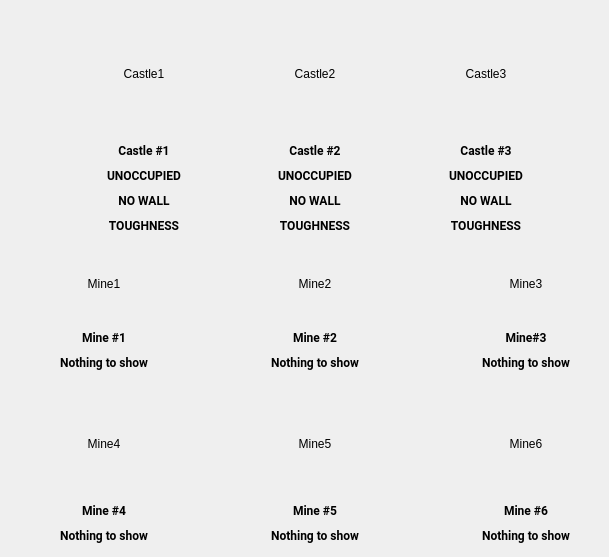
    <widget class="QWidget" name="mapTabPage">
     <property name="enabled">
      <bool>true</bool>
     </property>
     <property name="toolTip">
      <string/>
     </property>
     <property name="statusTip">
      <string/>
     </property>
     <property name="styleSheet">
      <string notr="true"/>
     </property>
     <attribute name="title">
      <string>Map</string>
     </attribute>
     <widget class="QLabel" name="castle1">
      <property name="geometry">
       <rect>
        <x>80</x>
        <y>10</y>
        <width>128</width>
        <height>128</height>
       </rect>
      </property>
      <property name="styleSheet">
       <string notr="true"/>
      </property>
      <property name="text">
       <string>Castle1</string>
      </property>
      <property name="alignment">
       <set>Qt::AlignCenter</set>
      </property>
     </widget>
     <widget class="QLabel" name="castle2">
      <property name="geometry">
       <rect>
        <x>251</x>
        <y>10</y>
        <width>128</width>
        <height>128</height>
       </rect>
      </property>
      <property name="styleSheet">
       <string notr="true"/>
      </property>
      <property name="text">
       <string>Castle2</string>
      </property>
      <property name="alignment">
       <set>Qt::AlignCenter</set>
      </property>
     </widget>
     <widget class="QLabel" name="castle3">
      <property name="geometry">
       <rect>
        <x>422</x>
        <y>10</y>
        <width>128</width>
        <height>128</height>
       </rect>
      </property>
      <property name="styleSheet">
       <string notr="true"/>
      </property>
      <property name="text">
       <string>Castle3</string>
      </property>
      <property name="alignment">
       <set>Qt::AlignCenter</set>
      </property>
     </widget>
     <widget class="QLabel" name="mine1">
      <property name="geometry">
       <rect>
        <x>40</x>
        <y>220</y>
        <width>128</width>
        <height>128</height>
       </rect>
      </property>
      <property name="styleSheet">
       <string notr="true"/>
      </property>
      <property name="text">
       <string>Mine1</string>
      </property>
      <property name="alignment">
       <set>Qt::AlignCenter</set>
      </property>
     </widget>
     <widget class="QLabel" name="mine4">
      <property name="geometry">
       <rect>
        <x>40</x>
        <y>380</y>
        <width>128</width>
        <height>128</height>
       </rect>
      </property>
      <property name="styleSheet">
       <string notr="true"/>
      </property>
      <property name="text">
       <string>Mine4</string>
      </property>
      <property name="alignment">
       <set>Qt::AlignCenter</set>
      </property>
     </widget>
     <widget class="QLabel" name="mine2">
      <property name="geometry">
       <rect>
        <x>251</x>
        <y>220</y>
        <width>128</width>
        <height>128</height>
       </rect>
      </property>
      <property name="styleSheet">
       <string notr="true"/>
      </property>
      <property name="text">
       <string>Mine2</string>
      </property>
      <property name="alignment">
       <set>Qt::AlignCenter</set>
      </property>
     </widget>
     <widget class="QLabel" name="mine5">
      <property name="geometry">
       <rect>
        <x>251</x>
        <y>380</y>
        <width>128</width>
        <height>128</height>
       </rect>
      </property>
      <property name="styleSheet">
       <string notr="true"/>
      </property>
      <property name="text">
       <string>Mine5</string>
      </property>
      <property name="alignment">
       <set>Qt::AlignCenter</set>
      </property>
     </widget>
     <widget class="QLabel" name="mine6">
      <property name="geometry">
       <rect>
        <x>462</x>
        <y>380</y>
        <width>128</width>
        <height>128</height>
       </rect>
      </property>
      <property name="styleSheet">
       <string notr="true"/>
      </property>
      <property name="text">
       <string>Mine6</string>
      </property>
      <property name="alignment">
       <set>Qt::AlignCenter</set>
      </property>
     </widget>
     <widget class="QLabel" name="mine3">
      <property name="geometry">
       <rect>
        <x>462</x>
        <y>220</y>
        <width>128</width>
        <height>128</height>
       </rect>
      </property>
      <property name="styleSheet">
       <string notr="true"/>
      </property>
      <property name="text">
       <string>Mine3</string>
      </property>
      <property name="alignment">
       <set>Qt::AlignCenter</set>
      </property>
     </widget>
     <widget class="QLabel" name="textCastle1">
      <property name="geometry">
       <rect>
        <x>80</x>
        <y>138</y>
        <width>128</width>
        <height>25</height>
       </rect>
      </property>
      <property name="font">
       <font>
        <family>Roboto</family>
        <pointsize>9</pointsize>
        <weight>75</weight>
        <italic>false</italic>
        <bold>true</bold>
       </font>
      </property>
      <property name="text">
       <string>Castle #1</string>
      </property>
      <property name="alignment">
       <set>Qt::AlignCenter</set>
      </property>
     </widget>
     <widget class="QLabel" name="textCastle2">
      <property name="geometry">
       <rect>
        <x>251</x>
        <y>138</y>
        <width>128</width>
        <height>25</height>
       </rect>
      </property>
      <property name="font">
       <font>
        <family>Roboto</family>
        <pointsize>9</pointsize>
        <weight>75</weight>
        <italic>false</italic>
        <bold>true</bold>
       </font>
      </property>
      <property name="text">
       <string>Castle #2</string>
      </property>
      <property name="alignment">
       <set>Qt::AlignCenter</set>
      </property>
     </widget>
     <widget class="QLabel" name="textCastle3">
      <property name="geometry">
       <rect>
        <x>422</x>
        <y>138</y>
        <width>128</width>
        <height>25</height>
       </rect>
      </property>
      <property name="font">
       <font>
        <family>Roboto</family>
        <pointsize>9</pointsize>
        <weight>75</weight>
        <italic>false</italic>
        <bold>true</bold>
       </font>
      </property>
      <property name="text">
       <string>Castle #3</string>
      </property>
      <property name="alignment">
       <set>Qt::AlignCenter</set>
      </property>
     </widget>
     <widget class="QLabel" name="textMine1">
      <property name="geometry">
       <rect>
        <x>40</x>
        <y>325</y>
        <width>128</width>
        <height>25</height>
       </rect>
      </property>
      <property name="font">
       <font>
        <family>Roboto</family>
        <pointsize>9</pointsize>
        <weight>75</weight>
        <italic>false</italic>
        <bold>true</bold>
       </font>
      </property>
      <property name="text">
       <string>Mine #1</string>
      </property>
      <property name="alignment">
       <set>Qt::AlignCenter</set>
      </property>
     </widget>
     <widget class="QLabel" name="textMine4">
      <property name="geometry">
       <rect>
        <x>40</x>
        <y>498</y>
        <width>128</width>
        <height>25</height>
       </rect>
      </property>
      <property name="font">
       <font>
        <family>Roboto</family>
        <pointsize>9</pointsize>
        <weight>75</weight>
        <italic>false</italic>
        <bold>true</bold>
       </font>
      </property>
      <property name="text">
       <string>Mine #4</string>
      </property>
      <property name="alignment">
       <set>Qt::AlignCenter</set>
      </property>
     </widget>
     <widget class="QLabel" name="textMine6">
      <property name="geometry">
       <rect>
        <x>462</x>
        <y>498</y>
        <width>128</width>
        <height>25</height>
       </rect>
      </property>
      <property name="font">
       <font>
        <family>Roboto</family>
        <pointsize>9</pointsize>
        <weight>75</weight>
        <italic>false</italic>
        <bold>true</bold>
       </font>
      </property>
      <property name="text">
       <string>Mine #6</string>
      </property>
      <property name="alignment">
       <set>Qt::AlignCenter</set>
      </property>
     </widget>
     <widget class="QLabel" name="textMine3">
      <property name="geometry">
       <rect>
        <x>462</x>
        <y>325</y>
        <width>128</width>
        <height>25</height>
       </rect>
      </property>
      <property name="font">
       <font>
        <family>Roboto</family>
        <pointsize>9</pointsize>
        <weight>75</weight>
        <italic>false</italic>
        <bold>true</bold>
       </font>
      </property>
      <property name="text">
       <string>Mine#3</string>
      </property>
      <property name="alignment">
       <set>Qt::AlignCenter</set>
      </property>
     </widget>
     <widget class="QLabel" name="textMine5">
      <property name="geometry">
       <rect>
        <x>251</x>
        <y>498</y>
        <width>128</width>
        <height>25</height>
       </rect>
      </property>
      <property name="font">
       <font>
        <family>Roboto</family>
        <pointsize>9</pointsize>
        <weight>75</weight>
        <italic>false</italic>
        <bold>true</bold>
       </font>
      </property>
      <property name="text">
       <string>Mine #5</string>
      </property>
      <property name="alignment">
       <set>Qt::AlignCenter</set>
      </property>
     </widget>
     <widget class="QLabel" name="textMine2">
      <property name="geometry">
       <rect>
        <x>251</x>
        <y>325</y>
        <width>128</width>
        <height>25</height>
       </rect>
      </property>
      <property name="font">
       <font>
        <family>Roboto</family>
        <pointsize>9</pointsize>
        <weight>75</weight>
        <italic>false</italic>
        <bold>true</bold>
       </font>
      </property>
      <property name="text">
       <string>Mine #2</string>
      </property>
      <property name="alignment">
       <set>Qt::AlignCenter</set>
      </property>
     </widget>
     <widget class="QLabel" name="labelStatusCst1">
      <property name="geometry">
       <rect>
        <x>80</x>
        <y>163</y>
        <width>128</width>
        <height>25</height>
       </rect>
      </property>
      <property name="font">
       <font>
        <family>Roboto</family>
        <pointsize>9</pointsize>
        <weight>75</weight>
        <italic>false</italic>
        <bold>true</bold>
       </font>
      </property>
      <property name="text">
       <string>UNOCCUPIED</string>
      </property>
      <property name="alignment">
       <set>Qt::AlignCenter</set>
      </property>
     </widget>
     <widget class="QLabel" name="labelStatusCst2">
      <property name="geometry">
       <rect>
        <x>251</x>
        <y>163</y>
        <width>128</width>
        <height>25</height>
       </rect>
      </property>
      <property name="font">
       <font>
        <family>Roboto</family>
        <pointsize>9</pointsize>
        <weight>75</weight>
        <italic>false</italic>
        <bold>true</bold>
       </font>
      </property>
      <property name="text">
       <string>UNOCCUPIED</string>
      </property>
      <property name="alignment">
       <set>Qt::AlignCenter</set>
      </property>
     </widget>
     <widget class="QLabel" name="labelStatusCst3">
      <property name="geometry">
       <rect>
        <x>422</x>
        <y>163</y>
        <width>128</width>
        <height>25</height>
       </rect>
      </property>
      <property name="font">
       <font>
        <family>Roboto</family>
        <pointsize>9</pointsize>
        <weight>75</weight>
        <italic>false</italic>
        <bold>true</bold>
       </font>
      </property>
      <property name="text">
       <string>UNOCCUPIED</string>
      </property>
      <property name="alignment">
       <set>Qt::AlignCenter</set>
      </property>
     </widget>
     <widget class="QLabel" name="labelWallCst1">
      <property name="geometry">
       <rect>
        <x>80</x>
        <y>188</y>
        <width>128</width>
        <height>25</height>
       </rect>
      </property>
      <property name="font">
       <font>
        <family>Roboto</family>
        <pointsize>9</pointsize>
        <weight>75</weight>
        <italic>false</italic>
        <bold>true</bold>
       </font>
      </property>
      <property name="text">
       <string>NO WALL</string>
      </property>
      <property name="alignment">
       <set>Qt::AlignCenter</set>
      </property>
     </widget>
     <widget class="QLabel" name="labelWallCst2">
      <property name="geometry">
       <rect>
        <x>251</x>
        <y>188</y>
        <width>128</width>
        <height>25</height>
       </rect>
      </property>
      <property name="font">
       <font>
        <family>Roboto</family>
        <pointsize>9</pointsize>
        <weight>75</weight>
        <italic>false</italic>
        <bold>true</bold>
       </font>
      </property>
      <property name="text">
       <string>NO WALL</string>
      </property>
      <property name="alignment">
       <set>Qt::AlignCenter</set>
      </property>
     </widget>
     <widget class="QLabel" name="labelWallCst3">
      <property name="geometry">
       <rect>
        <x>422</x>
        <y>188</y>
        <width>128</width>
        <height>25</height>
       </rect>
      </property>
      <property name="font">
       <font>
        <family>Roboto</family>
        <pointsize>9</pointsize>
        <weight>75</weight>
        <italic>false</italic>
        <bold>true</bold>
       </font>
      </property>
      <property name="text">
       <string>NO WALL</string>
      </property>
      <property name="alignment">
       <set>Qt::AlignCenter</set>
      </property>
     </widget>
     <widget class="QLabel" name="labelResMine1">
      <property name="geometry">
       <rect>
        <x>30</x>
        <y>350</y>
        <width>148</width>
        <height>25</height>
       </rect>
      </property>
      <property name="font">
       <font>
        <family>Roboto</family>
        <pointsize>9</pointsize>
        <weight>75</weight>
        <italic>false</italic>
        <bold>true</bold>
       </font>
      </property>
      <property name="text">
       <string>Nothing to show</string>
      </property>
      <property name="alignment">
       <set>Qt::AlignCenter</set>
      </property>
     </widget>
     <widget class="QLabel" name="labelResMine2">
      <property name="geometry">
       <rect>
        <x>241</x>
        <y>350</y>
        <width>148</width>
        <height>25</height>
       </rect>
      </property>
      <property name="font">
       <font>
        <family>Roboto</family>
        <pointsize>9</pointsize>
        <weight>75</weight>
        <italic>false</italic>
        <bold>true</bold>
       </font>
      </property>
      <property name="text">
       <string>Nothing to show</string>
      </property>
      <property name="alignment">
       <set>Qt::AlignCenter</set>
      </property>
     </widget>
     <widget class="QLabel" name="labelResMine3">
      <property name="geometry">
       <rect>
        <x>452</x>
        <y>350</y>
        <width>148</width>
        <height>25</height>
       </rect>
      </property>
      <property name="font">
       <font>
        <family>Roboto</family>
        <pointsize>9</pointsize>
        <weight>75</weight>
        <italic>false</italic>
        <bold>true</bold>
       </font>
      </property>
      <property name="text">
       <string>Nothing to show</string>
      </property>
      <property name="alignment">
       <set>Qt::AlignCenter</set>
      </property>
     </widget>
     <widget class="QLabel" name="labelResMine4">
      <property name="geometry">
       <rect>
        <x>30</x>
        <y>523</y>
        <width>148</width>
        <height>25</height>
       </rect>
      </property>
      <property name="font">
       <font>
        <family>Roboto</family>
        <pointsize>9</pointsize>
        <weight>75</weight>
        <italic>false</italic>
        <bold>true</bold>
       </font>
      </property>
      <property name="text">
       <string>Nothing to show</string>
      </property>
      <property name="alignment">
       <set>Qt::AlignCenter</set>
      </property>
     </widget>
     <widget class="QLabel" name="labelResMine5">
      <property name="geometry">
       <rect>
        <x>241</x>
        <y>523</y>
        <width>148</width>
        <height>25</height>
       </rect>
      </property>
      <property name="font">
       <font>
        <family>Roboto</family>
        <pointsize>9</pointsize>
        <weight>75</weight>
        <italic>false</italic>
        <bold>true</bold>
       </font>
      </property>
      <property name="text">
       <string>Nothing to show</string>
      </property>
      <property name="alignment">
       <set>Qt::AlignCenter</set>
      </property>
     </widget>
     <widget class="QLabel" name="labelResMine6">
      <property name="geometry">
       <rect>
        <x>452</x>
        <y>523</y>
        <width>148</width>
        <height>25</height>
       </rect>
      </property>
      <property name="font">
       <font>
        <family>Roboto</family>
        <pointsize>9</pointsize>
        <weight>75</weight>
        <italic>false</italic>
        <bold>true</bold>
       </font>
      </property>
      <property name="text">
       <string>Nothing to show</string>
      </property>
      <property name="alignment">
       <set>Qt::AlignCenter</set>
      </property>
     </widget>
     <widget class="QLabel" name="labelToughCst1">
      <property name="geometry">
       <rect>
        <x>80</x>
        <y>213</y>
        <width>128</width>
        <height>25</height>
       </rect>
      </property>
      <property name="font">
       <font>
        <family>Roboto</family>
        <pointsize>9</pointsize>
        <weight>75</weight>
        <italic>false</italic>
        <bold>true</bold>
       </font>
      </property>
      <property name="text">
       <string>TOUGHNESS</string>
      </property>
      <property name="alignment">
       <set>Qt::AlignCenter</set>
      </property>
     </widget>
     <widget class="QLabel" name="labelToughCst2">
      <property name="geometry">
       <rect>
        <x>251</x>
        <y>213</y>
        <width>128</width>
        <height>25</height>
       </rect>
      </property>
      <property name="font">
       <font>
        <family>Roboto</family>
        <pointsize>9</pointsize>
        <weight>75</weight>
        <italic>false</italic>
        <bold>true</bold>
       </font>
      </property>
      <property name="text">
       <string>TOUGHNESS</string>
      </property>
      <property name="alignment">
       <set>Qt::AlignCenter</set>
      </property>
     </widget>
     <widget class="QLabel" name="labelToughCst3">
      <property name="geometry">
       <rect>
        <x>422</x>
        <y>213</y>
        <width>128</width>
        <height>25</height>
       </rect>
      </property>
      <property name="font">
       <font>
        <family>Roboto</family>
        <pointsize>9</pointsize>
        <weight>75</weight>
        <italic>false</italic>
        <bold>true</bold>
       </font>
      </property>
      <property name="text">
       <string>TOUGHNESS</string>
      </property>
      <property name="alignment">
       <set>Qt::AlignCenter</set>
      </property>
     </widget>
    </widget>
